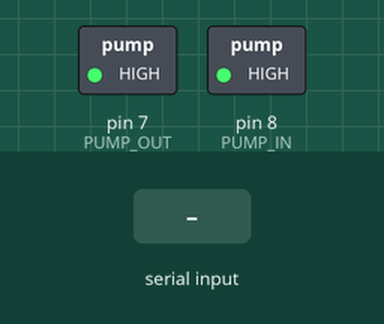
Bench run of a sketch on a simulated Arduino Uno, built with avr-gcc and run on an emulated ATmega328P. On the bench: switched loads named in the sketch (green lamp = pin HIGH). The inputs (shaded band) are chosen by the test bench.

Above: at 1.2 s.
1.3 s: "x" received over Serial
At 2.5 s:
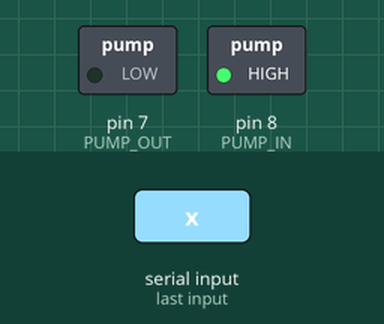
2.8 s: "n" received over Serial
At 3.8 s:
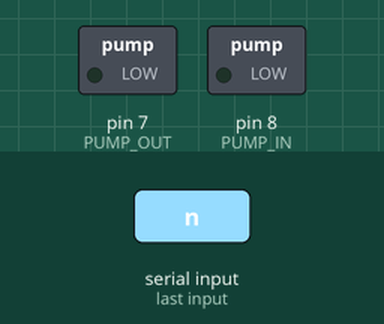
4.3 s: "x" received over Serial
At 4.9 s:
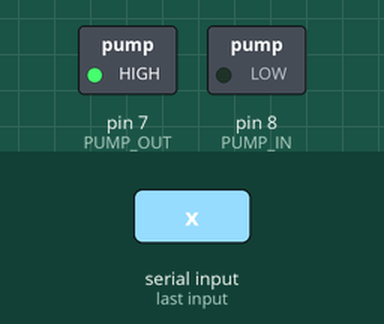
Timing chart, 0 to 7.3 s (numbered marks = the images above; inputs shaded):
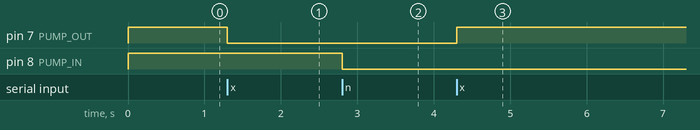

Measured:
- after the input at 1.3 s, pin 7 (PUMP_OUT): HIGH → LOW at once
- after the input at 2.8 s, pin 8 (PUMP_IN): HIGH → LOW at once
- after the input at 4.3 s, pin 7 (PUMP_OUT): LOW → HIGH at once

The sketch:

airpump.ino
```cpp
#define PUMP_OUT 7
#define PUMP_IN 8


int buttonOutState = HIGH;
int buttonOutState2 = HIGH;


void setup() {
    Serial.begin(9600);

  pinMode(PUMP_OUT, OUTPUT);
  pinMode(PUMP_IN, OUTPUT);

}

void loop() {
  int input;

  if (Serial.available()){
    input = Serial.read();
  }

  if (input == 'x') {
    buttonOutState = !buttonOutState;
  }

  if (input == 'n') {
    buttonOutState2 = !buttonOutState2;
  }

  digitalWrite(PUMP_OUT, buttonOutState);
  digitalWrite(PUMP_IN, buttonOutState2);


}
```
